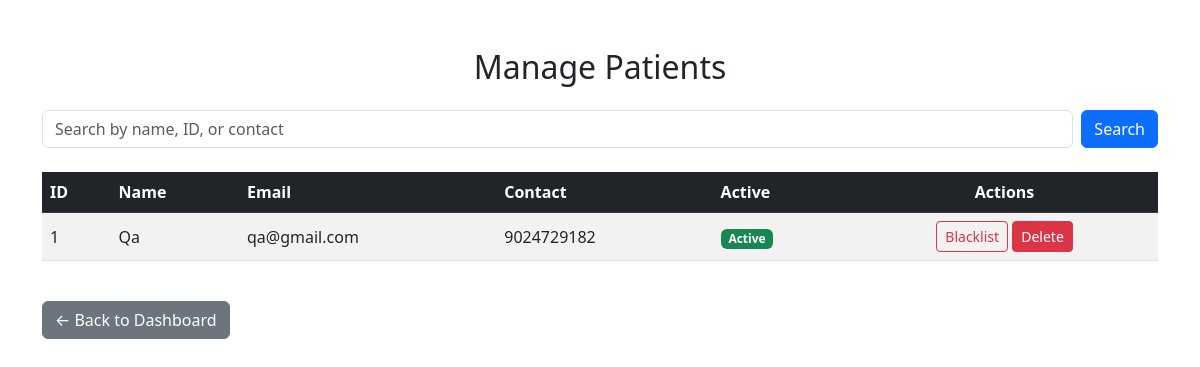
Screenshot of /admin/patients (signed in) with the database file from the repository.
### models.py (models this page shows, shortened)
class Patient(db.Model):
    id = db.Column(db.Integer, primary_key=True)
    name = db.Column(db.String(100), nullable=False, index=True)
    email = db.Column(db.String(100), unique=True, nullable=False, index=True)
    contact = db.Column(db.String(20), nullable=True)
    password = db.Column(db.String(200), nullable=False)
    is_active = db.Column(db.Boolean, default=True, nullable=False)
    created_at = db.Column(db.DateTime, default=datetime.utcnow)
    appointments = db.relationship('Appointment', backref='patient', lazy=True)

### app.py (the view)
@app.route('/admin/patients')
@admin_required
def admin_patients():
    q = request.args.get('q')
    if q:
        patients = Patient.query.filter(
            db.or_(Patient.name.ilike(f'%{q}%'),
                   Patient.email.ilike(f'%{q}%'),
                   Patient.contact.ilike(f'%{q}%'),
                   Patient.id == q if q.isdigit() else False)
        ).all()
    else:
        patients = Patient.query.all()
    return render_template('admin_patients.html', patients=patients)

### app.py (called while the page is built)
def admin_required(func):
    from functools import wraps
    @wraps(func)
    def wrapper(*args, **kwargs):
        if session.get('role') != 'admin':
            flash("Admin login required", "warning")
            return redirect(url_for('login'))
        return func(*args, **kwargs)
    return wrapper

### templates/admin_patients.html (shortened to what this page needs)
<!DOCTYPE html>
<html>
<head>
  <link href="https://cdn.jsdelivr.net/npm/bootstrap@5.3.0/dist/css/bootstrap.min.css" rel="stylesheet">
</head>
<body class="container mt-5">
  <h2 class="text-center mb-4">Manage Patients</h2>
  <form method="get" action="{{ url_for('admin_patients') }}" class="d-flex mb-4">
    <input type="text" name="q" class="form-control me-2"
           placeholder="Search by name, ID, or contact"
           value="{{ request.args.get('q', '') }}">
    <button class="btn btn-primary">Search</button>
  </form>
  <div class="table-responsive">
    <table class="table table-striped table-hover align-middle">
      <thead class="table-dark">
        <tr>
          <th>ID</th>
          <th>Name</th>
          <th>Email</th>
          <th>Contact</th>
          <th>Active</th>
          <th class="text-center">Actions</th>
        </tr>
      </thead>
      <tbody>
        {% for p in patients %}
        <tr>
          <td>{{ p.id }}</td>
          <td>{{ p.name }}</td>
          <td>{{ p.email }}</td>
          <td>{{ p.contact or '—' }}</td>
          <td>
            {% if p.is_active %}
              <span class="badge bg-success">Active</span>
            {% else %}
              <span class="badge bg-danger">Blacklisted</span>
            {% endif %}
          </td>
          <td class="text-center">
            <a href="{{ url_for('admin_toggle_patient', patient_id=p.id) }}"
               class="btn btn-sm {% if p.is_active %}btn-outline-danger{% else %}btn-outline-success{% endif %}">
              {% if p.is_active %}Blacklist{% else %}Activate{% endif %}
            </a>
            <form method="POST"
                action="{{ url_for('admin_delete_patient', patient_id=p.id) }}"
                style="display:inline;"
                onsubmit="return confirm('Are you sure you want to delete this patient permanently?');">
                <button type="submit" class="btn btn-sm btn-danger">Delete</button>
            </form>
          </td>
        </tr>
        {% else %}
        <tr>
          <td colspan="6" class="text-center text-muted py-4">No patients found.</td>
        </tr>
        {% endfor %}
      </tbody>
    </table>
  </div>
  <div class="d-flex justify-content-start mt-4">
    <a href="{{ url_for('admin_dashboard') }}" class="btn btn-secondary">
      ← Back to Dashboard
    </a>
  </div>
</body>
</html>

### rows the page displays
Patient: id "1", name "Qa", email "qa@gmail.com", contact "9024729182", is_active "Active"
